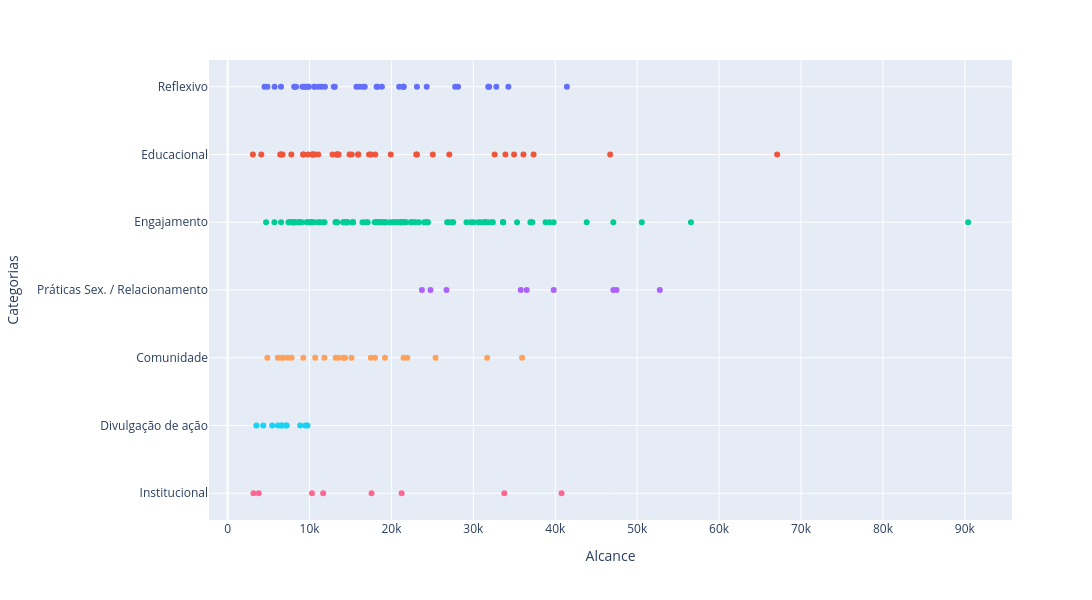

The cell this chart's notebook holds for it:
### Markdown cell above
# Dispersão por categoria nas 3 métricas principais + Boxplot Alcance

### Code cell
fig = px.scatter( df, x='Alcance', y='Categorias', color='Categorias')

fig.update_layout(
    width=1200,
    height=600,
    showlegend=False
)

### Figure 1 — Plotly figure (JSON) as saved in the notebook; plotly's stock layout.template omitted (floating-point values rounded to 4 significant figures)
{"data": [{"hovertemplate": "Categorias=%{y}<br>Alcance=%{x}<extra></extra>", "legendgroup": "Reflexivo", "marker": {"color": "#636efa", "symbol": "circle"}, "mode": "markers", "name": "Reflexivo", "orientation": "h", "showlegend": true, "type": "scatter", "x": [10631, 28128, 18837, 23113, 11096, 21496, 6512, 21453, 16112, 18323, 9569, 18185, 13080, 41418, 4505, 27779, 16524, 12954, 11881, 16743, 9319, 9774, 10591, 8356, 32802, 21455, 4859, 5735, 31929, 34275, 20943, 15724, 8131, 9130, 9918, 8182, 11466, 31815, 24304], "xaxis": "x", "y": ["Reflexivo", "Reflexivo", "Reflexivo", "Reflexivo", "Reflexivo", "Reflexivo", "Reflexivo", "Reflexivo", "Reflexivo", "Reflexivo", "Reflexivo", "Reflexivo", "Reflexivo", "Reflexivo", "Reflexivo", "Reflexivo", "Reflexivo", "Reflexivo", "Reflexivo", "Reflexivo", "Reflexivo", "Reflexivo", "Reflexivo", "Reflexivo", "Reflexivo", "Reflexivo", "Reflexivo", "Reflexivo", "Reflexivo", "Reflexivo", "Reflexivo", "Reflexivo", "Reflexivo", "Reflexivo", "Reflexivo", "Reflexivo", "Reflexivo", "Reflexivo", "Reflexivo"], "yaxis": "y"}, {"hovertemplate": "Categorias=%{y}<br>Alcance=%{x}<extra></extra>", "legendgroup": "Educacional", "marker": {"color": "#EF553B", "symbol": "circle"}, "mode": "markers", "name": "Educacional", "orientation": "h", "showlegend": true, "type": "scatter", "x": [15941, 33915, 10415, 46705, 13304, 11060, 15932, 67086, 10656, 15151, 7783, 14876, 32597, 10375, 17497, 10332, 37351, 25048, 23118, 13344, 27064, 6703, 4112, 6522, 36112, 18027, 3085, 34969, 6425, 23026, 9280, 12802, 19913, 13459, 9810, 13555, 9200, 17262], "xaxis": "x", "y": ["Educacional", "Educacional", "Educacional", "Educacional", "Educacional", "Educacional", "Educacional", "Educacional", "Educacional", "Educacional", "Educacional", "Educacional", "Educacional", "Educacional", "Educacional", "Educacional", "Educacional", "Educacional", "Educacional", "Educacional", "Educacional", "Educacional", "Educacional", "Educacional", "Educacional", "Educacional", "Educacional", "Educacional", "Educacional", "Educacional", "Educacional", "Educacional", "Educacional", "Educacional", "Educacional", "Educacional", "Educacional", "Educacional"], "yaxis": "y"}, {"hovertemplate": "Categorias=%{y}<br>Alcance=%{x}<extra></extra>", "legendgroup": "Engajamento", "marker": {"color": "#00cc96", "symbol": "circle"}, "mode": "markers", "name": "Engajamento", "orientation": "h", "showlegend": true, "type": "scatter", "x": [19230, 18362, 19772, 11068, 13247, 21789, 18745, 10110, 21114, 19222, 33624, 19254, 29687, 23322, 26968, 22647, 14454, 16457, 8757, 20659, 7937, 20352, 8066, 37042, 15318, 31802, 11832, 9746, 10585, 16851, 90398, 43834, 26798, 30594, 27390, 33631, 21125, 6528, 27538, 56564, 31494, 35335, 31368, 18120, 15202, 24271, 20642, 18165, 24455, 32216, 38812, 14601, 8585, 18852, 37199, 36957, 23992, 11285, 11665, 13159, 18717, 8054, 13393, 21653, 21167, 14598, 8087, 39298, 14158, 9045, 10384, 4694, 13258, 14438, 20127, 14448, 17945, 7687, 32376, 18306, 21592, 31336, 33631, 15287, 39799, 22339, 17095, 29158, 8126, 8818, 14109, 7975, 22479, 7422, 8261, 10172, 5717, 22923, 47088, 14486, 21288, 21288, 7524, 9640, 24357, 50560, 30032, 10073, 30878], "xaxis": "x", "y": ["Engajamento", "Engajamento", "Engajamento", "Engajamento", "Engajamento", "Engajamento", "Engajamento", "Engajamento", "Engajamento", "Engajamento", "Engajamento", "Engajamento", "Engajamento", "Engajamento", "Engajamento", "Engajamento", "Engajamento", "Engajamento", "Engajamento", "Engajamento", "Engajamento", "Engajamento", "Engajamento", "Engajamento", "Engajamento", "Engajamento", "Engajamento", "Engajamento", "Engajamento", "Engajamento", "Engajamento", "Engajamento", "Engajamento", "Engajamento", "Engajamento", "Engajamento", "Engajamento", "Engajamento", "Engajamento", "Engajamento", "Engajamento", "Engajamento", "Engajamento", "Engajamento", "Engajamento", "Engajamento", "Engajamento", "Engajamento", "Engajamento", "Engajamento", "Engajamento", "Engajamento", "Engajamento", "Engajamento", "Engajamento", "Engajamento", "Engajamento", "Engajamento", "Engajamento", "Engajamento", "Engajamento", "Engajamento", "Engajamento", "Engajamento", "Engajamento", "Engajamento", "Engajamento", "Engajamento", "Engajamento", "Engajamento", "Engajamento", "Engajamento", "Engajamento", "Engajamento", "Engajamento", "Engajamento", "Engajamento", "Engajamento", "Engajamento", "Engajamento", "Engajamento", "Engajamento", "Engajamento", "Engajamento", "Engajamento", "Engajamento", "Engajamento", "Engajamento", "Engajamento", "Engajamento", "Engajamento", "Engajamento", "Engajamento", "Engajamento", "Engajamento", "Engajamento", "Engajamento", "Engajamento", "Engajamento", "Engajamento", "Engajamento", "Engajamento", "Engajamento", "Engajamento", "Engajamento", "Engajamento", "Engajamento", "Engajamento", "Engajamento"], "yaxis": "y"}, {"hovertemplate": "Categorias=%{y}<br>Alcance=%{x}<extra></extra>", "legendgroup": "Práticas Sex. / Relacionamento", "marker": {"color": "#ab63fa", "symbol": "circle"}, "mode": "markers", "name": "Práticas Sex. / Relacionamento", "orientation": "h", "showlegend": true, "type": "scatter", "x": [47090, 39809, 52762, 35781, 36515, 47475, 24771, 26718, 23718], "xaxis": "x", "y": ["Práticas Sex. / Relacionamento", "Práticas Sex. / Relacionamento", "Práticas Sex. / Relacionamento", "Práticas Sex. / Relacionamento", "Práticas Sex. / Relacionamento", "Práticas Sex. / Relacionamento", "Práticas Sex. / Relacionamento", "Práticas Sex. / Relacionamento", "Práticas Sex. / Relacionamento"], "yaxis": "y"}, {"hovertemplate": "Categorias=%{y}<br>Alcance=%{x}<extra></extra>", "legendgroup": "Comunidade", "marker": {"color": "#FFA15A", "symbol": "circle"}, "mode": "markers", "name": "Comunidade", "orientation": "h", "showlegend": true, "type": "scatter", "x": [9242, 4848, 11805, 13185, 17999, 6795, 35943, 25383, 19209, 17478, 31682, 10692, 6515, 21934, 6124, 7815, 14342, 13504, 14108, 7336, 15126, 21480], "xaxis": "x", "y": ["Comunidade", "Comunidade", "Comunidade", "Comunidade", "Comunidade", "Comunidade", "Comunidade", "Comunidade", "Comunidade", "Comunidade", "Comunidade", "Comunidade", "Comunidade", "Comunidade", "Comunidade", "Comunidade", "Comunidade", "Comunidade", "Comunidade", "Comunidade", "Comunidade", "Comunidade"], "yaxis": "y"}, {"hovertemplate": "Categorias=%{y}<br>Alcance=%{x}<extra></extra>", "legendgroup": "Divulgação de ação", "marker": {"color": "#19d3f3", "symbol": "circle"}, "mode": "markers", "name": "Divulgação de ação", "orientation": "h", "showlegend": true, "type": "scatter", "x": [6534, 6151, 7216, 9489, 7110, 6676, 3510, 9747, 4349, 8854, 5437], "xaxis": "x", "y": ["Divulgação de ação", "Divulgação de ação", "Divulgação de ação", "Divulgação de ação", "Divulgação de ação", "Divulgação de ação", "Divulgação de ação", "Divulgação de ação", "Divulgação de ação", "Divulgação de ação", "Divulgação de ação"], "yaxis": "y"}, {"hovertemplate": "Categorias=%{y}<br>Alcance=%{x}<extra></extra>", "legendgroup": "Institucional", "marker": {"color": "#FF6692", "symbol": "circle"}, "mode": "markers", "name": "Institucional", "orientation": "h", "showlegend": true, "type": "scatter", "x": [3789, 17571, 3154, 40768, 33775, 11663, 21243, 10295], "xaxis": "x", "y": ["Institucional", "Institucional", "Institucional", "Institucional", "Institucional", "Institucional", "Institucional", "Institucional"], "yaxis": "y"}], "layout": {"height": 600, "legend": {"title": {"text": "Categorias"}, "tracegroupgap": 0}, "margin": {"t": 60}, "showlegend": false, "width": 1200, "xaxis": {"anchor": "y", "autorange": true, "domain": [0, 1], "range": [-2222.0, 95710.0], "title": {"text": "Alcance"}, "type": "linear"}, "yaxis": {"anchor": "x", "autorange": true, "categoryarray": ["Institucional", "Divulgação de ação", "Comunidade", "Práticas Sex. / Relacionamento", "Engajamento", "Educacional", "Reflexivo"], "categoryorder": "array", "domain": [0, 1], "range": [-0.3948, 6.395], "title": {"text": "Categorias"}, "type": "category"}}}
